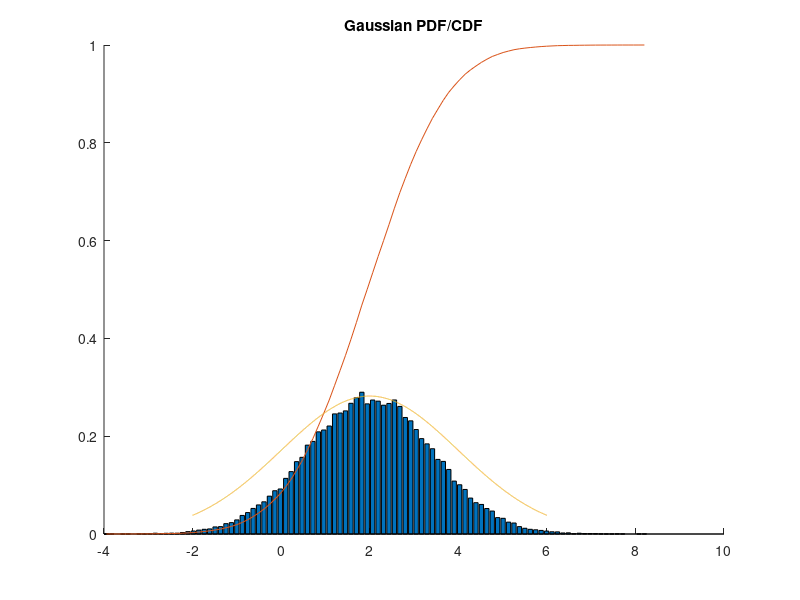

Recreate this plot in MATLAB.
% 1Week Hw2 12171788 박지은

N = 50000;
R = 100;
avg = 2;
stdev = sqrt(2);

T = randn(1, N);
G = T*stdev + avg;

X_sum = 0; % 평균
for i = 1:N
    X_sum = X_sum + G(i)/N;
end

X_stdev = 0; % 분산
for i = 1:N
    X_stdev = X_stdev + (G(i)-2)^2;
end
X_stdev = X_stdev/N
X_sum

[M, X] = hist(G,R);
resol = X(2) - X(1); % 한 구간의 길이

pdf = M/N/resol;
cdf = cumsum(pdf*resol);

x = -2:0.001:6;
f = 1/(sqrt(2)*sqrt(2*pi)) * exp((-1/2)*(x-2).^2/2^2);

figure; hold on;
bar(X, pdf);
plot(X, cdf);
plot(x, f);
title('Gaussian PDF/CDF');
